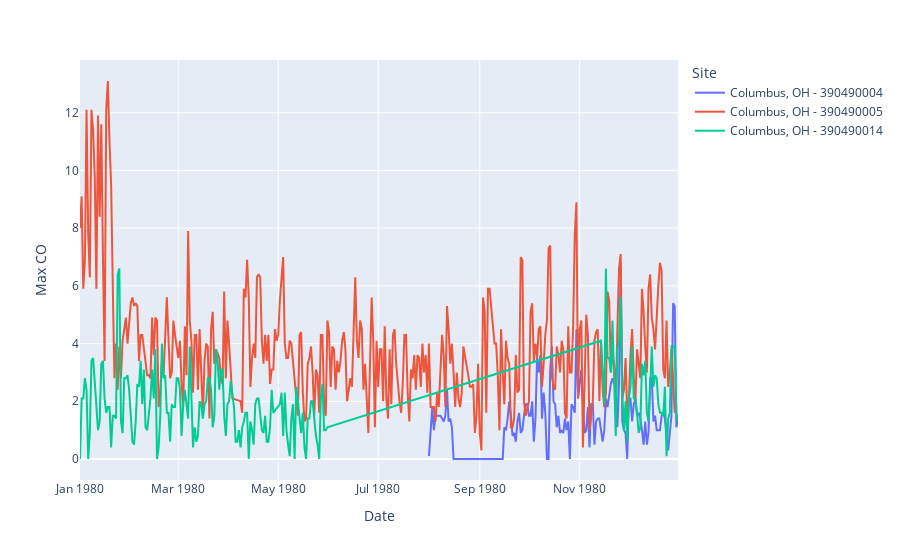

The cell this chart's notebook holds for it:
### Code cell
dfi = df[(df['State']=='Ohio') & (df['County']=='Franklin')] 
px.line(dfi, x='Date', y='Max CO', color='Site')

### Figure 1 — Plotly figure (JSON) as saved in the notebook; plotly's stock layout.template omitted (floating-point values rounded to 4 significant figures; data arrays with more than 128 entries replaced by an {"elided": "..."} marker saying what was removed)
{"data": [{"hovertemplate": "Site=Columbus, OH - 390490004<br>Date=%{x}<br>Max CO=%{y}<extra></extra>", "legendgroup": "Columbus, OH - 390490004", "line": {"color": "#636efa", "dash": "solid"}, "marker": {"symbol": "circle"}, "mode": "lines", "name": "Columbus, OH - 390490004", "orientation": "v", "showlegend": true, "type": "scatter", "x": {"elided": "153 str values"}, "xaxis": "x", "y": {"elided": "153 float values"}, "yaxis": "y"}, {"hovertemplate": "Site=Columbus, OH - 390490005<br>Date=%{x}<br>Max CO=%{y}<extra></extra>", "legendgroup": "Columbus, OH - 390490005", "line": {"color": "#EF553B", "dash": "solid"}, "marker": {"symbol": "circle"}, "mode": "lines", "name": "Columbus, OH - 390490005", "orientation": "v", "showlegend": true, "type": "scatter", "x": {"elided": "352 str values"}, "xaxis": "x", "y": {"elided": "352 float values"}, "yaxis": "y"}, {"hovertemplate": "Site=Columbus, OH - 390490014<br>Date=%{x}<br>Max CO=%{y}<extra></extra>", "legendgroup": "Columbus, OH - 390490014", "line": {"color": "#00cc96", "dash": "solid"}, "marker": {"symbol": "circle"}, "mode": "lines", "name": "Columbus, OH - 390490014", "orientation": "v", "showlegend": true, "type": "scatter", "x": {"elided": "197 str values"}, "xaxis": "x", "y": {"elided": "197 float values"}, "yaxis": "y"}], "layout": {"legend": {"title": {"text": "Site"}, "tracegroupgap": 0}, "margin": {"t": 60}, "xaxis": {"anchor": "y", "domain": [0, 1], "title": {"text": "Date"}}, "yaxis": {"anchor": "x", "domain": [0, 1], "title": {"text": "Max CO"}}}}
